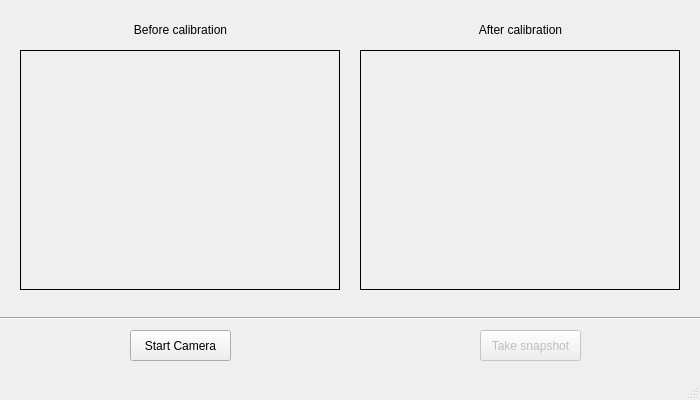
<?xml version="1.0" encoding="UTF-8"?>
<ui version="4.0">
 <class>MainWindow</class>
 <widget class="QMainWindow" name="MainWindow">
  <property name="geometry">
   <rect>
    <x>0</x>
    <y>0</y>
    <width>700</width>
    <height>400</height>
   </rect>
  </property>
  <property name="windowTitle">
   <string>Camera Calibration</string>
  </property>
  <widget class="QWidget" name="centralWidget">
   <widget class="QLabel" name="before_label">
    <property name="geometry">
     <rect>
      <x>20</x>
      <y>20</y>
      <width>321</width>
      <height>20</height>
     </rect>
    </property>
    <property name="text">
     <string>Before calibration</string>
    </property>
    <property name="alignment">
     <set>Qt::AlignCenter</set>
    </property>
   </widget>
   <widget class="QLabel" name="after_label">
    <property name="geometry">
     <rect>
      <x>365</x>
      <y>20</y>
      <width>311</width>
      <height>20</height>
     </rect>
    </property>
    <property name="text">
     <string>After calibration</string>
    </property>
    <property name="alignment">
     <set>Qt::AlignCenter</set>
    </property>
   </widget>
   <widget class="QLabel" name="before_img">
    <property name="geometry">
     <rect>
      <x>20</x>
      <y>50</y>
      <width>320</width>
      <height>240</height>
     </rect>
    </property>
    <property name="autoFillBackground">
     <bool>false</bool>
    </property>
    <property name="frameShape">
     <enum>QFrame::Box</enum>
    </property>
    <property name="text">
     <string/>
    </property>
   </widget>
   <widget class="QLabel" name="after_img">
    <property name="geometry">
     <rect>
      <x>360</x>
      <y>50</y>
      <width>320</width>
      <height>240</height>
     </rect>
    </property>
    <property name="autoFillBackground">
     <bool>false</bool>
    </property>
    <property name="frameShape">
     <enum>QFrame::Box</enum>
    </property>
    <property name="text">
     <string/>
    </property>
   </widget>
   <widget class="Line" name="line">
    <property name="geometry">
     <rect>
      <x>0</x>
      <y>310</y>
      <width>701</width>
      <height>16</height>
     </rect>
    </property>
    <property name="orientation">
     <enum>Qt::Horizontal</enum>
    </property>
   </widget>
   <widget class="QPushButton" name="startCameraButton">
    <property name="geometry">
     <rect>
      <x>130</x>
      <y>330</y>
      <width>101</width>
      <height>31</height>
     </rect>
    </property>
    <property name="text">
     <string>Start Camera</string>
    </property>
   </widget>
   <widget class="QPushButton" name="takeSnaphotButton">
    <property name="enabled">
     <bool>false</bool>
    </property>
    <property name="geometry">
     <rect>
      <x>480</x>
      <y>330</y>
      <width>101</width>
      <height>31</height>
     </rect>
    </property>
    <property name="text">
     <string>Take snapshot</string>
    </property>
   </widget>
   <widget class="QLabel" name="success_label">
    <property name="geometry">
     <rect>
      <x>270</x>
      <y>340</y>
      <width>161</width>
      <height>16</height>
     </rect>
    </property>
    <property name="text">
     <string/>
    </property>
   </widget>
  </widget>
  <widget class="QStatusBar" name="statusBar"/>
  <widget class="QMenuBar" name="menuBar">
   <property name="geometry">
    <rect>
     <x>0</x>
     <y>0</y>
     <width>700</width>
     <height>21</height>
    </rect>
   </property>
  </widget>
 </widget>
 <layoutdefault spacing="6" margin="11"/>
 <resources/>
 <connections/>
</ui>
